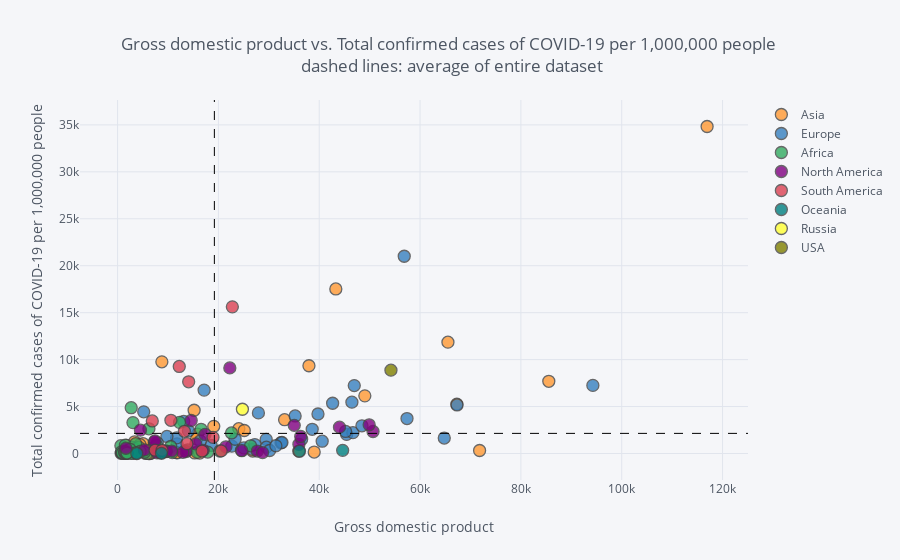

Notebook source saved alongside this figure:
### Code cell
with warnings.catch_warnings(): # to catch warning about np.module in Python 3.8.2.
    warnings.filterwarnings("ignore",category=FutureWarning)
    survey.iplot(
        x='gdp_per_capita',
        y='total_cases_per_million',
        categories='continent',
        text="location",
        vline= {"x":survey["gdp_per_capita"].mean(),
                "color":"#000000",
                "dash": "dash"
               },
        hline={"y":survey["total_cases_per_million"].mean(),
               "color":"#000000",
               "dash": "dash"
              },
        xTitle='Gross domestic product',
        yTitle='Total confirmed cases of COVID-19 per 1,000,000 people',
        title='Gross domestic product vs. Total confirmed cases of COVID-19 per 1,000,000 people <br> dashed lines: average of entire dataset'
    )
print("Recommendation: choose option to 'show closest data point on hover' in top right corner")

### Figure 1 — Plotly figure (JSON) as saved in the notebook; plotly's stock layout.template omitted (floating-point values rounded to 4 significant figures)
{"data": [{"marker": {"color": "rgba(255, 153, 51, 1.0)", "line": {"width": 1.3}, "opacity": 0.8, "size": 12, "symbol": "circle"}, "mode": "markers", "name": "Asia", "text": ["Afghanistan", "Armenia", "Azerbaijan", "Bahrain", "Bangladesh", "Bhutan", "Brunei", "Cambodia", "China", "Georgia", "India", "Indonesia", "Iran", "Iraq", "Israel", "Japan", "Jordan", "Kazakhstan", "Kuwait", "Kyrgyzstan", "Laos", "Lebanon", "Malaysia", "Maldives", "Mongolia", "Myanmar", "Nepal", "Oman", "Pakistan", "Palestine", "Philippines", "Qatar", "Saudi Arabia", "Singapore", "South Korea", "Sri Lanka", "Syria", "Taiwan", "Tajikistan", "Thailand", "Timor", "Turkey", "United Arab Emirates", "Uzbekistan", "Vietnam", "Yemen"], "textfont": {"color": "#4D5663"}, "type": "scatter", "x": [1804.0, 8788.0, 15850.0, 43290.0, 3524.0, 8709.0, 71810.0, 3645.0, 15310.0, 9745.0, 6427.0, 11190.0, 19080.0, 15660.0, 33130.0, 39000.0, 8337.0, 24060.0, 65530.0, 3393.0, 6397.0, 13370.0, 26810.0, 15180.0, 11840.0, 5592.0, 2443.0, 37960.0, 5035.0, 4450.0, 7599.0, 116900.0, 49050.0, 85540.0, 35940.0, 11670.0, null, null, 2897.0, 16280.0, 6570.0, 25130.0, 67290.0, 6253.0, 6172.0, 1479.0], "y": [857.6, 9765.0, 2055.0, 17530.0, 1006.0, 103.7, 322.3, 8.434, 58.98, 240.2, 521.5, 237.5, 2894.0, 1548.0, 3603.0, 158.0, 114.4, 2646.0, 11860.0, 1248.0, 2.611, 276.2, 267.8, 4608.0, 67.11, 5.808, 547.9, 9348.0, 1062.0, 938.2, 422.8, 34830.0, 6139.0, 7689.0, 257.1, 97.04, 21.26, 18.85, 656.6, 45.77, 18.2, 2453.0, 5264.0, 312.5, 3.791, 43.25]}, {"marker": {"color": "rgba(55, 128, 191, 1.0)", "line": {"width": 1.3}, "opacity": 0.8, "size": 12, "symbol": "circle"}, "mode": "markers", "name": "Europe", "text": ["Albania", "Andorra", "Austria", "Belarus", "Belgium", "Bosnia and Herzegovina", "Bulgaria", "Croatia", "Cyprus", "Czech Republic", "Denmark", "Estonia", "Faeroe Islands", "Finland", "France", "Germany", "Gibraltar", "Greece", "Guernsey", "Hungary", "Iceland", "Ireland", "Isle of Man", "Italy", "Jersey", "Kosovo", "Latvia", "Liechtenstein", "Lithuania", "Luxembourg", "Macedonia", "Malta", "Moldova", "Monaco", "Montenegro", "Netherlands", "Norway", "Poland", "Portugal", "Romania", "San Marino", "Serbia", "Slovakia", "Slovenia", "Sweden", "Switzerland", "Ukraine", "United Kingdom", "Vatican"], "textfont": {"color": "#4D5663"}, "type": "scatter", "x": [11800.0, null, 45440.0, 17170.0, 42660.0, 11710.0, 18560.0, 22670.0, 32420.0, 32610.0, 46680.0, 29480.0, null, 40590.0, 38610.0, 45230.0, null, 24570.0, null, 26780.0, 46480.0, 67340.0, null, 35220.0, null, 9796.0, 25060.0, null, 29520.0, 94280.0, 13110.0, 36510.0, 5190.0, null, 16410.0, 48470.0, 64800.0, 27220.0, 27940.0, 23310.0, 56860.0, 14050.0, 30160.0, 31400.0, 46950.0, 57410.0, 7894.0, 39750.0, null], "y": [1030.0, 11070.0, 2035.0, 6752.0, 5355.0, 1664.0, 851.1, 784.4, 1146.0, 1173.0, 2223.0, 1503.0, 3827.0, 1310.0, 2579.0, 2351.0, 5313.0, 341.7, 3758.0, 433.6, 5468.0, 5171.0, 3951.0, 4000.0, 3215.0, 1815.0, 597.5, 2229.0, 676.3, 7256.0, 3418.0, 1522.0, 4439.0, 2752.0, 1339.0, 2953.0, 1647.0, 955.3, 4328.0, 1519.0, 21010.0, 2413.0, 323.3, 825.4, 7234.0, 3724.0, 1134.0, 4210.0, 14830.0]}, {"marker": {"color": "rgba(50, 171, 96, 1.0)", "line": {"width": 1.3}, "opacity": 0.8, "size": 12, "symbol": "circle"}, "mode": "markers", "name": "Africa", "text": ["Algeria", "Angola", "Benin", "Botswana", "Burkina Faso", "Burundi", "Cameroon", "Cape Verde", "Central African Republic", "Chad", "Comoros", "Congo", "Cote d'Ivoire", "Democratic Republic of Congo", "Djibouti", "Egypt", "Equatorial Guinea", "Eritrea", "Ethiopia", "Gabon", "Gambia", "Ghana", "Guinea", "Guinea-Bissau", "Kenya", "Lesotho", "Liberia", "Libya", "Madagascar", "Malawi", "Mali", "Mauritania", "Mauritius", "Morocco", "Mozambique", "Namibia", "Niger", "Nigeria", "Rwanda", "Sao Tome and Principe", "Senegal", "Seychelles", "Sierra Leone", "Somalia", "South Africa", "South Sudan", "Sudan", "Swaziland", "Tanzania", "Togo", "Tunisia", "Uganda", "Western Sahara", "Zambia", "Zimbabwe"], "textfont": {"color": "#4D5663"}, "type": "scatter", "x": [13910.0, 5819.0, 2064.0, 15810.0, 1703.0, 702.2, 3365.0, 6223.0, 661.2, 1768.0, 1414.0, 4881.0, 3601.0, 808.1, 2705.0, 10550.0, 22600.0, 1510.0, 1730.0, 16560.0, 1562.0, 4228.0, 1999.0, 1549.0, 2993.0, 2851.0, 752.8, 17880.0, 1416.0, 1095.0, 2014.0, 3598.0, 20290.0, 7485.0, 1136.0, 9542.0, 926, 5338.0, 1854.0, 3053.0, 2471.0, 26380.0, 1390.0, null, 12290.0, 1570.0, 4467.0, 7739.0, 2683.0, 1430.0, 10850.0, 1698.0, null, 3689.0, 1900.0], "y": [374.1, 10.74, 98.9, 116.9, 47.84, 16.06, 528.8, 2631.0, 835.0, 53.09, 357.6, 282.2, 415.7, 82.98, 4881.0, 744.8, 2189.0, 60.62, 55.55, 2580.0, 25.24, 678.3, 429.2, 896.9, 150.0, 42.48, 176.2, 152.2, 117.4, 95.03, 115.1, 1049.0, 268.9, 388.2, 32.38, 190.9, 45.15, 142.1, 85.93, 3290.0, 446.6, 823.7, 193.3, 189.1, 3317.0, 187.0, 222.7, 871.4, 8.521, 82.14, 101.5, 20.84, 868.9, 88.77, 49.38]}, {"marker": {"color": "rgba(128, 0, 128, 1.0)", "line": {"width": 1.3}, "opacity": 0.8, "size": 12, "symbol": "circle"}, "mode": "markers", "name": "North America", "text": ["Anguilla", "Antigua and Barbuda", "Aruba", "Bahamas", "Barbados", "Belize", "Bermuda", "Bonaire Sint Eustatius and Saba", "British Virgin Islands", "Canada", "Cayman Islands", "Costa Rica", "Cuba", "Curacao", "Dominica", "Dominican Republic", "El Salvador", "Greenland", "Grenada", "Guatemala", "Haiti", "Honduras", "Jamaica", "Mexico", "Montserrat", "Nicaragua", "Panama", "Puerto Rico", "Saint Kitts and Nevis", "Saint Lucia", "Saint Vincent and the Grenadines", "Sint Maarten (Dutch part)", "Trinidad and Tobago", "Turks and Caicos Islands", "United States Virgin Islands"], "textfont": {"color": "#4D5663"}, "type": "scatter", "x": [null, 21490.0, 35970.0, 27720.0, 16980.0, 7824.0, 50670.0, null, null, 44020.0, 49900.0, 15520.0, null, null, 9673.0, 14600.0, 7292.0, null, 13590.0, 7424.0, 1653.0, 4542.0, 8194.0, 17340.0, null, 5321.0, 22270.0, 35040.0, 24650.0, 12950.0, 10730.0, 36330.0, 28760.0, null, null], "y": [200.0, 714.8, 983.5, 264.5, 341.0, 75.45, 2345.0, 267.0, 264.6, 2806.0, 3058.0, 1029.0, 210.1, 152.3, 250.0, 3515.0, 1238.0, 229.0, 204.4, 1338.0, 558.7, 2490.0, 248.9, 2030.0, 2200.0, 380.3, 9116.0, 3001.0, 300.8, 119.8, 261.4, 1819.0, 95.03, 1266.0, 1111.0]}, {"marker": {"color": "rgba(219, 64, 82, 1.0)", "line": {"width": 1.3}, "opacity": 0.8, "size": 12, "symbol": "circle"}, "mode": "markers", "name": "South America", "text": ["Argentina", "Bolivia", "Brazil", "Chile", "Colombia", "Ecuador", "Falkland Islands", "Guyana", "Paraguay", "Peru", "Suriname", "Uruguay", "Venezuela"], "textfont": {"color": "#4D5663"}, "type": "scatter", "x": [18930.0, 6886.0, 14100.0, 22770.0, 13250.0, 10580.0, null, 7435.0, 8827.0, 12240.0, 13770.0, 20550.0, 16750.0], "y": [1721.0, 3470.0, 7637.0, 15620.0, 2364.0, 3536.0, 3732.0, 353.4, 344.3, 9272.0, 1047.0, 276.4, 260.6]}, {"marker": {"color": "rgba(0, 128, 128, 1.0)", "line": {"width": 1.3}, "opacity": 0.8, "size": 12, "symbol": "circle"}, "mode": "markers", "name": "Oceania", "text": ["Australia", "Fiji", "French Polynesia", "Guam", "New Caledonia", "New Zealand", "Northern Mariana Islands", "Papua New Guinea"], "textfont": {"color": "#4D5663"}, "type": "scatter", "x": [44650.0, 8703.0, null, null, null, 36090.0, null, 3823.0], "y": [336.7, 21.2, 220.7, 1795.0, 73.56, 245.9, 538.6, 1.229]}, {"marker": {"color": "rgba(255, 255, 51, 1.0)", "line": {"width": 1.3}, "opacity": 0.8, "size": 12, "symbol": "circle"}, "mode": "markers", "name": "Russia", "text": ["Russia"], "textfont": {"color": "#4D5663"}, "type": "scatter", "x": [24770.0], "y": [4713.0]}, {"marker": {"color": "rgba(128, 128, 0, 1.0)", "line": {"width": 1.3}, "opacity": 0.8, "size": 12, "symbol": "circle"}, "mode": "markers", "name": "USA", "text": ["United States"], "textfont": {"color": "#4D5663"}, "type": "scatter", "x": [54230.0], "y": [8878.0]}], "layout": {"legend": {"bgcolor": "#F5F6F9", "font": {"color": "#4D5663"}}, "paper_bgcolor": "#F5F6F9", "plot_bgcolor": "#F5F6F9", "shapes": [{"line": {"color": "#000000", "dash": "dash", "width": 1}, "type": "line", "x0": 0, "x1": 1, "xref": "paper", "y0": 2143.0, "y1": 2143.0, "yref": "y"}, {"line": {"color": "#000000", "dash": "dash", "width": 1}, "type": "line", "x0": 19200.0, "x1": 19200.0, "xref": "x", "y0": 0, "y1": 1, "yref": "paper"}], "title": "Gross domestic product vs. Total confirmed cases of COVID-19 per 1,000,000 people <br> dashed lines: average of entire dataset", "titlefont": {"color": "#4D5663"}, "xaxis": {"gridcolor": "#E1E5ED", "showgrid": true, "tickfont": {"color": "#4D5663"}, "title": "Gross domestic product", "titlefont": {"color": "#4D5663"}, "zerolinecolor": "#E1E5ED"}, "yaxis": {"gridcolor": "#E1E5ED", "showgrid": true, "tickfont": {"color": "#4D5663"}, "title": "Total confirmed cases of COVID-19 per 1,000,000 people", "titlefont": {"color": "#4D5663"}, "zerolinecolor": "#E1E5ED"}}}
